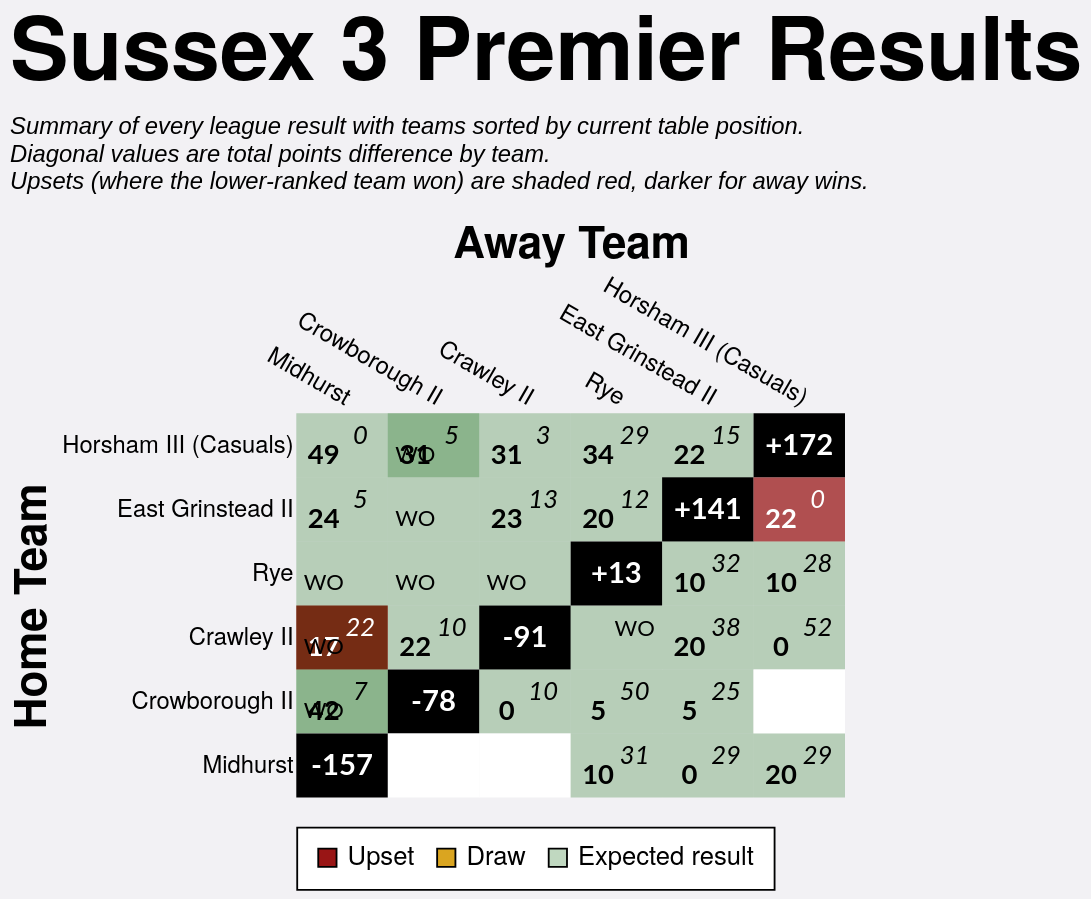

Vega-Lite specification for this chart:
### Vega-Lite specification from a JSON file in a GitHub repository (floating-point values rounded to 4 significant figures)
{"config": {"axis": {"labelFont": "PT Sans Narrow, Helvetica Neue, Helvetica, Arial, sans-serif", "titleFont": "PT Sans Narrow, Helvetica Neue, Helvetica, Arial, sans-serif", "labelFontSize": 13, "titleFontSize": 24, "gridColor": "#202947", "gridOpacity": 0.2, "zindex": 1}, "text": {"font": "Lato, sans-serif"}, "bar": {"cornerRadiusEnd": 5}, "header": {"labelFont": "PT Sans Narrow, Helvetica Neue, Helvetica, Arial, sans-serif", "titleFont": "PT Sans Narrow, Helvetica Neue, Helvetica, Arial, sans-serif", "labelFontSize": 24, "titleFontSize": 28, "labelFontWeight": "bold", "orient": "left"}, "legend": {"labelFont": "PT Sans Narrow, Helvetica Neue, Helvetica, Arial, sans-serif", "titleFont": "PT Sans Narrow, Helvetica Neue, Helvetica, Arial, sans-serif", "labelFontSize": 14, "titleFontSize": 16, "titlePadding": 5, "fillColor": "white", "strokeColor": "black", "padding": 10, "titleFontWeight": "lighter", "titleFontStyle": "italic", "titleColor": "gray", "offset": 10}, "title": {"font": "PT Sans Narrow, Helvetica Neue, Helvetica, Arial, sans-serif", "fontSize": 48, "fontWeight": "bold", "anchor": "start", "align": "center", "titlePadding": 20, "subtitlePadding": 10, "subtitleFontSize": 13, "subtitleColor": "", "subtitleFontStyle": "italic", "offset": 15, "color": "black"}, "axisX": {"labelAngle": 0}, "facet": {"title": null, "header": null, "align": {"row": "each", "column": "each"}}, "resolve": {"scale": {"y": "independent", "facet": "independent"}}, "background": "#f2f1f4", "scale": {"offsetBandPaddingOuter": 0.2, "offsetBandPaddingInner": 0.1}, "view": {"stroke": null, "background": "transparent"}}, "layer": [{"data": {"name": "data-7aaa627593f55bd35672cc9f66190a87"}, "mark": {"type": "rect"}, "encoding": {"color": {"field": "unexpected_result", "legend": {"labelExpr": "datum.value === 'Upset (Away Win)' ? 'Upset' : datum.value", "labelLimit": 220, "offset": 16, "orient": "bottom", "symbolStrokeColor": "black", "symbolStrokeWidth": 1, "values": ["Upset (Away Win)", "Draw", "Expected result"]}, "scale": {"domain": ["Expected result", "Upset (Home Win)", "Upset (Away Win)", "Draw", "To be played", "N/A"], "range": ["#146f1444", "#991515bb", "#991515", "goldenrod", "white", "black"]}, "title": null, "type": "nominal"}, "opacity": {"condition": {"test": "datum.home_team == param_16['home_team'] || datum.away_team == param_16['home_team'] || !isValid(param_16['home_team'])", "value": 1.0}, "value": 0.1}, "tooltip": [{"field": "home_team", "title": "Home", "type": "nominal"}, {"field": "away_team", "title": "Away", "type": "nominal"}, {"field": "home_score_text", "title": "Home Score", "type": "nominal"}, {"field": "away_score_text", "title": "Away Score", "type": "nominal"}, {"field": "result", "title": "Result", "type": "nominal"}, {"field": "unexpected_result", "title": "Unexpectedness", "type": "nominal"}, {"field": "date", "format": "%d %b %Y", "title": "Date", "type": "temporal"}], "x": {"axis": {"domain": false, "grid": false, "labelAngle": 30, "orient": "top", "ticks": false}, "field": "away_team", "sort": ["Midhurst", "Crowborough II", "Crawley II", "Rye", "East Grinstead II", "Horsham III (Casuals)"], "title": "Away Team", "type": "nominal"}, "y": {"axis": {"domain": false, "grid": false, "ticks": false}, "field": "home_team", "sort": ["Horsham III (Casuals)", "East Grinstead II", "Rye", "Crawley II", "Crowborough II", "Midhurst"], "title": "Home Team", "type": "nominal"}}, "name": "view_15"}, {"data": {"name": "data-7aaa627593f55bd35672cc9f66190a87"}, "mark": {"type": "text", "fontStyle": "italic", "size": 14, "xOffset": 10, "yOffset": -5}, "encoding": {"color": {"condition": {"test": "(datum.home_team == param_16['home_team'] || datum.away_team == param_16['home_team'] || !isValid(param_16['home_team'])) && datum.unexpected_result == 'Expected result'", "value": "black"}, "value": "white"}, "text": {"field": "away_score_text", "type": "nominal"}, "x": {"field": "away_team", "sort": ["Midhurst", "Crowborough II", "Crawley II", "Rye", "East Grinstead II", "Horsham III (Casuals)"], "type": "nominal"}, "y": {"field": "home_team", "sort": ["Horsham III (Casuals)", "East Grinstead II", "Rye", "Crawley II", "Crowborough II", "Midhurst"], "type": "nominal"}}, "transform": [{"filter": "datum.away_score_text != '' && datum.away_score_text != 'WO'"}]}, {"data": {"name": "data-7aaa627593f55bd35672cc9f66190a87"}, "mark": {"type": "text", "size": 12, "xOffset": 10, "yOffset": -5}, "encoding": {"color": {"condition": {"test": "(datum.home_team == param_16['home_team'] || datum.away_team == param_16['home_team'] || !isValid(param_16['home_team'])) && datum.unexpected_result == 'Expected result'", "value": "black"}, "value": "white"}, "text": {"field": "away_score_text", "type": "nominal"}, "x": {"field": "away_team", "sort": ["Midhurst", "Crowborough II", "Crawley II", "Rye", "East Grinstead II", "Horsham III (Casuals)"], "type": "nominal"}, "y": {"field": "home_team", "sort": ["Horsham III (Casuals)", "East Grinstead II", "Rye", "Crawley II", "Crowborough II", "Midhurst"], "type": "nominal"}}, "transform": [{"filter": "datum.away_score_text == 'WO'"}]}, {"data": {"name": "data-7aaa627593f55bd35672cc9f66190a87"}, "mark": {"type": "text", "fontWeight": "bold", "size": 15, "xOffset": -10, "yOffset": 5}, "encoding": {"color": {"condition": {"test": "(datum.home_team == param_16['home_team'] || datum.away_team == param_16['home_team'] || !isValid(param_16['home_team'])) && datum.unexpected_result == 'Expected result'", "value": "black"}, "value": "white"}, "text": {"field": "home_score_text", "type": "nominal"}, "x": {"field": "away_team", "sort": ["Midhurst", "Crowborough II", "Crawley II", "Rye", "East Grinstead II", "Horsham III (Casuals)"], "type": "nominal"}, "y": {"field": "home_team", "sort": ["Horsham III (Casuals)", "East Grinstead II", "Rye", "Crawley II", "Crowborough II", "Midhurst"], "type": "nominal"}}, "transform": [{"filter": "datum.home_score_text != '' && datum.home_score_text != 'WO'"}]}, {"data": {"name": "data-7aaa627593f55bd35672cc9f66190a87"}, "mark": {"type": "text", "size": 12, "xOffset": -10, "yOffset": 5}, "encoding": {"color": {"condition": {"test": "(datum.home_team == param_16['home_team'] || datum.away_team == param_16['home_team'] || !isValid(param_16['home_team'])) && datum.unexpected_result == 'Expected result'", "value": "black"}, "value": "white"}, "text": {"field": "home_score_text", "type": "nominal"}, "x": {"field": "away_team", "sort": ["Midhurst", "Crowborough II", "Crawley II", "Rye", "East Grinstead II", "Horsham III (Casuals)"], "type": "nominal"}, "y": {"field": "home_team", "sort": ["Horsham III (Casuals)", "East Grinstead II", "Rye", "Crawley II", "Crowborough II", "Midhurst"], "type": "nominal"}}, "transform": [{"filter": "datum.home_score_text == 'WO'"}]}, {"data": {"name": "data-99997583bae8392bf271f2a6b991e258"}, "mark": {"type": "text", "color": "white", "fontWeight": "bold", "size": 16}, "encoding": {"text": {"field": "display_text", "type": "nominal"}, "tooltip": [{"field": "home_team", "title": "Team", "type": "nominal"}, {"field": "display_text", "title": "Points Difference", "type": "nominal"}], "x": {"field": "away_team", "sort": ["Midhurst", "Crowborough II", "Crawley II", "Rye", "East Grinstead II", "Horsham III (Casuals)"], "type": "nominal"}, "y": {"field": "home_team", "sort": ["Horsham III (Casuals)", "East Grinstead II", "Rye", "Crawley II", "Crowborough II", "Midhurst"], "type": "nominal"}}}], "height": {"step": 35}, "params": [{"name": "param_16", "select": {"type": "point", "clear": "dblclick", "fields": ["home_team"], "on": "click"}, "value": null, "views": ["view_15"]}], "title": {"text": "Sussex 3 Premier Results", "subtitle": ["Summary of every league result with teams sorted by current table position.", "Diagonal values are total points difference by team.", "Upsets (where the lower-ranked team won) are shaded red, darker for away wins."]}, "width": {"step": 50}, "$schema": "https://vega.github.io/schema/vega-lite/v5.20.1.json", "datasets": {"data-7aaa627593f55bd35672cc9f66190a87": [{"home_team": "Crawley II", "away_team": "Crawley II", "match_id": null, "date": "", "home_score": null, "away_score": null, "home_walkover": null, "away_walkover": null, "result": "N/A", "home_score_text": "", "away_score_text": "", "wo_result": "", "score_text": "", "display_text": "-91", "is_diagonal": true, "result_simple": "N/A", "unexpected_result": "N/A", "unexpected_opacity": 1.0}, {"home_team": "Crawley II", "away_team": "Crowborough II", "match_id": "952685", "date": "2022-01-22T00:00:00", "home_score": 22, "away_score": 10, "home_walkover": false, "away_walkover": false, "result": "Home Win", "home_score_text": "22", "away_score_text": "10", "wo_result": "", "score_text": "22-10", "display_text": "22-10", "is_diagonal": false, "result_simple": "Home Win", "unexpected_result": "Expected result", "unexpected_opacity": 0.25}, {"home_team": "Crawley II", "away_team": "East Grinstead II", "match_id": "952701", "date": "2022-03-26T00:00:00", "home_score": 20, "away_score": 38, "home_walkover": false, "away_walkover": false, "result": "Away Win", "home_score_text": "20", "away_score_text": "38", "wo_result": "", "score_text": "20-38", "display_text": "20-38", "is_diagonal": false, "result_simple": "Away Win", "unexpected_result": "Expected result", "unexpected_opacity": 0.25}, {"home_team": "Crawley II", "away_team": "Horsham III (Casuals)", "match_id": "952691", "date": "2022-02-12T00:00:00", "home_score": 0, "away_score": 52, "home_walkover": false, "away_walkover": false, "result": "Away Win", "home_score_text": "0", "away_score_text": "52", "wo_result": "", "score_text": "0-52", "display_text": "0-52", "is_diagonal": false, "result_simple": "Away Win", "unexpected_result": "Expected result", "unexpected_opacity": 0.25}, {"home_team": "Crawley II", "away_team": "Midhurst", "match_id": "957345", "date": "2022-02-19T00:00:00", "home_score": 17, "away_score": 22, "home_walkover": false, "away_walkover": false, "result": "Away Win (LBP)", "home_score_text": "17", "away_score_text": "22", "wo_result": "", "score_text": "17-22", "display_text": "17-22", "is_diagonal": false, "result_simple": "Away Win", "unexpected_result": "Upset (Away Win)", "unexpected_opacity": 1.0}, {"home_team": "Crawley II", "away_team": "Midhurst", "match_id": "952681", "date": "2022-01-15T00:00:00", "home_score": null, "away_score": null, "home_walkover": true, "away_walkover": false, "result": "Home Win", "home_score_text": "WO", "away_score_text": "", "wo_result": "HWO", "score_text": "WO", "display_text": "WO", "is_diagonal": false, "result_simple": "Home Win", "unexpected_result": "Expected result", "unexpected_opacity": 0.25}, {"home_team": "Crawley II", "away_team": "Rye", "match_id": "952676", "date": "2021-12-11T00:00:00", "home_score": null, "away_score": null, "home_walkover": false, "away_walkover": true, "result": "Away Win", "home_score_text": "", "away_score_text": "WO", "wo_result": "AWO", "score_text": "WO", "display_text": "WO", "is_diagonal": false, "result_simple": "Away Win", "unexpected_result": "Expected result", "unexpected_opacity": 0.25}, {"home_team": "Crowborough II", "away_team": "Crawley II", "match_id": "952697", "date": "2022-03-05T00:00:00", "home_score": 0, "away_score": 10, "home_walkover": false, "away_walkover": false, "result": "Away Win", "home_score_text": "0", "away_score_text": "10", "wo_result": "", "score_text": "0-10", "display_text": "0-10", "is_diagonal": false, "result_simple": "Away Win", "unexpected_result": "Expected result", "unexpected_opacity": 0.25}, {"home_team": "Crowborough II", "away_team": "Crowborough II", "match_id": null, "date": "", "home_score": null, "away_score": null, "home_walkover": null, "away_walkover": null, "result": "N/A", "home_score_text": "", "away_score_text": "", "wo_result": "", "score_text": "", "display_text": "-78", "is_diagonal": true, "result_simple": "N/A", "unexpected_result": "N/A", "unexpected_opacity": 1.0}, {"home_team": "Crowborough II", "away_team": "East Grinstead II", "match_id": "952677", "date": "2021-12-11T00:00:00", "home_score": 5, "away_score": 25, "home_walkover": false, "away_walkover": false, "result": "Away Win", "home_score_text": "5", "away_score_text": "25", "wo_result": "", "score_text": "5-25", "display_text": "5-25", "is_diagonal": false, "result_simple": "Away Win", "unexpected_result": "Expected result", "unexpected_opacity": 0.25}, {"home_team": "Crowborough II", "away_team": "Horsham III (Casuals)", "match_id": null, "date": "", "home_score": null, "away_score": null, "home_walkover": null, "away_walkover": null, "result": "To be played", "home_score_text": "", "away_score_text": "", "wo_result": "", "score_text": "", "display_text": "", "is_diagonal": false, "result_simple": "To be played", "unexpected_result": "To be played", "unexpected_opacity": 1.0}, {"home_team": "Crowborough II", "away_team": "Midhurst", "match_id": "957845", "date": "2022-03-26T00:00:00", "home_score": 42, "away_score": 7, "home_walkover": false, "away_walkover": false, "result": "Home Win", "home_score_text": "42", "away_score_text": "7", "wo_result": "", "score_text": "42-7", "display_text": "42-7", "is_diagonal": false, "result_simple": "Home Win", "unexpected_result": "Expected result", "unexpected_opacity": 0.25}, {"home_team": "Crowborough II", "away_team": "Midhurst", "match_id": "952687", "date": "2022-01-29T00:00:00", "home_score": null, "away_score": null, "home_walkover": true, "away_walkover": false, "result": "Home Win", "home_score_text": "WO", "away_score_text": "", "wo_result": "HWO", "score_text": "WO", "display_text": "WO", "is_diagonal": false, "result_simple": "Home Win", "unexpected_result": "Expected result", "unexpected_opacity": 0.25}, {"home_team": "Crowborough II", "away_team": "Rye", "match_id": "952690", "date": "2022-02-12T00:00:00", "home_score": 5, "away_score": 50, "home_walkover": false, "away_walkover": false, "result": "Away Win", "home_score_text": "5", "away_score_text": "50", "wo_result": "", "score_text": "5-50", "display_text": "5-50", "is_diagonal": false, "result_simple": "Away Win", "unexpected_result": "Expected result", "unexpected_opacity": 0.25}, {"home_team": "East Grinstead II", "away_team": "Crawley II", "match_id": "952688", "date": "2022-01-29T00:00:00", "home_score": 23, "away_score": 13, "home_walkover": false, "away_walkover": false, "result": "Home Win", "home_score_text": "23", "away_score_text": "13", "wo_result": "", "score_text": "23-13", "display_text": "23-13", "is_diagonal": false, "result_simple": "Home Win", "unexpected_result": "Expected result", "unexpected_opacity": 0.25}, {"home_team": "East Grinstead II", "away_team": "Crowborough II", "match_id": "952704", "date": "2022-04-02T00:00:00", "home_score": null, "away_score": null, "home_walkover": true, "away_walkover": false, "result": "Home Win", "home_score_text": "WO", "away_score_text": "", "wo_result": "HWO", "score_text": "WO", "display_text": "WO", "is_diagonal": false, "result_simple": "Home Win", "unexpected_result": "Expected result", "unexpected_opacity": 0.25}, {"home_team": "East Grinstead II", "away_team": "East Grinstead II", "match_id": null, "date": "", "home_score": null, "away_score": null, "home_walkover": null, "away_walkover": null, "result": "N/A", "home_score_text": "", "away_score_text": "", "wo_result": "", "score_text": "", "display_text": "+141", "is_diagonal": true, "result_simple": "N/A", "unexpected_result": "N/A", "unexpected_opacity": 1.0}, {"home_team": "East Grinstead II", "away_team": "Horsham III (Casuals)", "match_id": "952698", "date": "2022-03-05T00:00:00", "home_score": 22, "away_score": 0, "home_walkover": false, "away_walkover": false, "result": "Home Win", "home_score_text": "22", "away_score_text": "0", "wo_result": "", "score_text": "22-0", "display_text": "22-0", "is_diagonal": false, "result_simple": "Home Win", "unexpected_result": "Upset (Home Win)", "unexpected_opacity": 0.75}, {"home_team": "East Grinstead II", "away_team": "Midhurst", "match_id": "952692", "date": "2022-02-12T00:00:00", "home_score": 24, "away_score": 5, "home_walkover": false, "away_walkover": false, "result": "Home Win", "home_score_text": "24", "away_score_text": "5", "wo_result": "", "score_text": "24-5", "display_text": "24-5", "is_diagonal": false, "result_simple": "Home Win", "unexpected_result": "Expected result", "unexpected_opacity": 0.25}, {"home_team": "East Grinstead II", "away_team": "Rye", "match_id": "952683", "date": "2022-01-15T00:00:00", "home_score": 20, "away_score": 12, "home_walkover": false, "away_walkover": false, "result": "Home Win", "home_score_text": "20", "away_score_text": "12", "wo_result": "", "score_text": "20-12", "display_text": "20-12", "is_diagonal": false, "result_simple": "Home Win", "unexpected_result": "Expected result", "unexpected_opacity": 0.25}, {"home_team": "Horsham III (Casuals)", "away_team": "Crawley II", "match_id": "952678", "date": "2021-12-18T00:00:00", "home_score": 31, "away_score": 3, "home_walkover": false, "away_walkover": false, "result": "Home Win", "home_score_text": "31", "away_score_text": "3", "wo_result": "", "score_text": "31-3", "display_text": "31-3", "is_diagonal": false, "result_simple": "Home Win", "unexpected_result": "Expected result", "unexpected_opacity": 0.25}, {"home_team": "Horsham III (Casuals)", "away_team": "Crowborough II", "match_id": "957346", "date": "2022-02-19T00:00:00", "home_score": 31, "away_score": 5, "home_walkover": false, "away_walkover": false, "result": "Home Win", "home_score_text": "31", "away_score_text": "5", "wo_result": "", "score_text": "31-5", "display_text": "31-5", "is_diagonal": false, "result_simple": "Home Win", "unexpected_result": "Expected result", "unexpected_opacity": 0.25}, {"home_team": "Horsham III (Casuals)", "away_team": "Crowborough II", "match_id": "953050", "date": "2022-01-15T00:00:00", "home_score": null, "away_score": null, "home_walkover": true, "away_walkover": false, "result": "Home Win", "home_score_text": "WO", "away_score_text": "", "wo_result": "HWO", "score_text": "WO", "display_text": "WO", "is_diagonal": false, "result_simple": "Home Win", "unexpected_result": "Expected result", "unexpected_opacity": 0.25}, {"home_team": "Horsham III (Casuals)", "away_team": "East Grinstead II", "match_id": "952684", "date": "2022-01-22T00:00:00", "home_score": 22, "away_score": 15, "home_walkover": false, "away_walkover": false, "result": "Home Win (LBP)", "home_score_text": "22", "away_score_text": "15", "wo_result": "", "score_text": "22-15", "display_text": "22-15", "is_diagonal": false, "result_simple": "Home Win", "unexpected_result": "Expected result", "unexpected_opacity": 0.25}, {"home_team": "Horsham III (Casuals)", "away_team": "Horsham III (Casuals)", "match_id": null, "date": "", "home_score": null, "away_score": null, "home_walkover": null, "away_walkover": null, "result": "N/A", "home_score_text": "", "away_score_text": "", "wo_result": "", "score_text": "", "display_text": "+172", "is_diagonal": true, "result_simple": "N/A", "unexpected_result": "N/A", "unexpected_opacity": 1.0}, {"home_team": "Horsham III (Casuals)", "away_team": "Midhurst", "match_id": "952675", "date": "2021-12-11T00:00:00", "home_score": 49, "away_score": 0, "home_walkover": false, "away_walkover": false, "result": "Home Win", "home_score_text": "49", "away_score_text": "0", "wo_result": "", "score_text": "49-0", "display_text": "49-0", "is_diagonal": false, "result_simple": "Home Win", "unexpected_result": "Expected result", "unexpected_opacity": 0.25}, {"home_team": "Horsham III (Casuals)", "away_team": "Rye", "match_id": "952700", "date": "2022-03-19T00:00:00", "home_score": 34, "away_score": 29, "home_walkover": false, "away_walkover": false, "result": "Home Win (LBP)", "home_score_text": "34", "away_score_text": "29", "wo_result": "", "score_text": "34-29", "display_text": "34-29", "is_diagonal": false, "result_simple": "Home Win", "unexpected_result": "Expected result", "unexpected_opacity": 0.25}, {"home_team": "Midhurst", "away_team": "Crawley II", "match_id": null, "date": "", "home_score": null, "away_score": null, "home_walkover": null, "away_walkover": null, "result": "To be played", "home_score_text": "", "away_score_text": "", "wo_result": "", "score_text": "", "display_text": "", "is_diagonal": false, "result_simple": "To be played", "unexpected_result": "To be played", "unexpected_opacity": 1.0}, {"home_team": "Midhurst", "away_team": "Crowborough II", "match_id": null, "date": "", "home_score": null, "away_score": null, "home_walkover": null, "away_walkover": null, "result": "To be played", "home_score_text": "", "away_score_text": "", "wo_result": "", "score_text": "", "display_text": "", "is_diagonal": false, "result_simple": "To be played", "unexpected_result": "To be played", "unexpected_opacity": 1.0}, {"home_team": "Midhurst", "away_team": "East Grinstead II", "match_id": "955168", "date": "2022-01-08T00:00:00", "home_score": 0, "away_score": 29, "home_walkover": false, "away_walkover": false, "result": "Away Win", "home_score_text": "0", "away_score_text": "29", "wo_result": "", "score_text": "0-29", "display_text": "0-29", "is_diagonal": false, "result_simple": "Away Win", "unexpected_result": "Expected result", "unexpected_opacity": 0.25}, {"home_team": "Midhurst", "away_team": "Horsham III (Casuals)", "match_id": "952702", "date": "2022-04-02T00:00:00", "home_score": 20, "away_score": 29, "home_walkover": false, "away_walkover": false, "result": "Away Win", "home_score_text": "20", "away_score_text": "29", "wo_result": "", "score_text": "20-29", "display_text": "20-29", "is_diagonal": false, "result_simple": "Away Win", "unexpected_result": "Expected result", "unexpected_opacity": 0.25}, {"home_team": "Midhurst", "away_team": "Midhurst", "match_id": null, "date": "", "home_score": null, "away_score": null, "home_walkover": null, "away_walkover": null, "result": "N/A", "home_score_text": "", "away_score_text": "", "wo_result": "", "score_text": "", "display_text": "-157", "is_diagonal": true, "result_simple": "N/A", "unexpected_result": "N/A", "unexpected_opacity": 1.0}, {"home_team": "Midhurst", "away_team": "Rye", "match_id": "952686", "date": "2022-01-22T00:00:00", "home_score": 10, "away_score": 31, "home_walkover": false, "away_walkover": false, "result": "Away Win", "home_score_text": "10", "away_score_text": "31", "wo_result": "", "score_text": "10-31", "display_text": "10-31", "is_diagonal": false, "result_simple": "Away Win", "unexpected_result": "Expected result", "unexpected_opacity": 0.25}, {"home_team": "Rye", "away_team": "Crawley II", "match_id": "952703", "date": "2022-04-02T00:00:00", "home_score": null, "away_score": null, "home_walkover": true, "away_walkover": false, "result": "Home Win", "home_score_text": "WO", "away_score_text": "", "wo_result": "HWO", "score_text": "WO", "display_text": "WO", "is_diagonal": false, "result_simple": "Home Win", "unexpected_result": "Expected result", "unexpected_opacity": 0.25}, {"home_team": "Rye", "away_team": "Crowborough II", "match_id": "955082", "date": "2022-02-05T00:00:00", "home_score": null, "away_score": null, "home_walkover": true, "away_walkover": false, "result": "Home Win", "home_score_text": "WO", "away_score_text": "", "wo_result": "HWO", "score_text": "WO", "display_text": "WO", "is_diagonal": false, "result_simple": "Home Win", "unexpected_result": "Expected result", "unexpected_opacity": 0.25}, {"home_team": "Rye", "away_team": "East Grinstead II", "match_id": "959356", "date": "2022-03-12T00:00:00", "home_score": 10, "away_score": 32, "home_walkover": false, "away_walkover": false, "result": "Away Win", "home_score_text": "10", "away_score_text": "32", "wo_result": "", "score_text": "10-32", "display_text": "10-32", "is_diagonal": false, "result_simple": "Away Win", "unexpected_result": "Expected result", "unexpected_opacity": 0.25}, {"home_team": "Rye", "away_team": "Horsham III (Casuals)", "match_id": "952689", "date": "2022-01-29T00:00:00", "home_score": 10, "away_score": 28, "home_walkover": false, "away_walkover": false, "result": "Away Win", "home_score_text": "10", "away_score_text": "28", "wo_result": "", "score_text": "10-28", "display_text": "10-28", "is_diagonal": false, "result_simple": "Away Win", "unexpected_result": "Expected result", "unexpected_opacity": 0.25}, {"home_team": "Rye", "away_team": "Midhurst", "match_id": "952696", "date": "2022-03-05T00:00:00", "home_score": null, "away_score": null, "home_walkover": true, "away_walkover": false, "result": "Home Win", "home_score_text": "WO", "away_score_text": "", "wo_result": "HWO", "score_text": "WO", "display_text": "WO", "is_diagonal": false, "result_simple": "Home Win", "unexpected_result": "Expected result", "unexpected_opacity": 0.25}, {"home_team": "Rye", "away_team": "Rye", "match_id": null, "date": "", "home_score": null, "away_score": null, "home_walkover": null, "away_walkover": null, "result": "N/A", "home_score_text": "", "away_score_text": "", "wo_result": "", "score_text": "", "display_text": "+13", "is_diagonal": true, "result_simple": "N/A", "unexpected_result": "N/A", "unexpected_opacity": 1.0}], "data-99997583bae8392bf271f2a6b991e258": [{"home_team": "Crawley II", "away_team": "Crawley II", "match_id": null, "date": "", "home_score": null, "away_score": null, "home_walkover": null, "away_walkover": null, "result": "N/A", "home_score_text": "", "away_score_text": "", "wo_result": "", "score_text": "", "display_text": "-91", "is_diagonal": true, "result_simple": "N/A", "unexpected_result": "N/A", "unexpected_opacity": 1.0}, {"home_team": "Crowborough II", "away_team": "Crowborough II", "match_id": null, "date": "", "home_score": null, "away_score": null, "home_walkover": null, "away_walkover": null, "result": "N/A", "home_score_text": "", "away_score_text": "", "wo_result": "", "score_text": "", "display_text": "-78", "is_diagonal": true, "result_simple": "N/A", "unexpected_result": "N/A", "unexpected_opacity": 1.0}, {"home_team": "East Grinstead II", "away_team": "East Grinstead II", "match_id": null, "date": "", "home_score": null, "away_score": null, "home_walkover": null, "away_walkover": null, "result": "N/A", "home_score_text": "", "away_score_text": "", "wo_result": "", "score_text": "", "display_text": "+141", "is_diagonal": true, "result_simple": "N/A", "unexpected_result": "N/A", "unexpected_opacity": 1.0}, {"home_team": "Horsham III (Casuals)", "away_team": "Horsham III (Casuals)", "match_id": null, "date": "", "home_score": null, "away_score": null, "home_walkover": null, "away_walkover": null, "result": "N/A", "home_score_text": "", "away_score_text": "", "wo_result": "", "score_text": "", "display_text": "+172", "is_diagonal": true, "result_simple": "N/A", "unexpected_result": "N/A", "unexpected_opacity": 1.0}, {"home_team": "Midhurst", "away_team": "Midhurst", "match_id": null, "date": "", "home_score": null, "away_score": null, "home_walkover": null, "away_walkover": null, "result": "N/A", "home_score_text": "", "away_score_text": "", "wo_result": "", "score_text": "", "display_text": "-157", "is_diagonal": true, "result_simple": "N/A", "unexpected_result": "N/A", "unexpected_opacity": 1.0}, {"home_team": "Rye", "away_team": "Rye", "match_id": null, "date": "", "home_score": null, "away_score": null, "home_walkover": null, "away_walkover": null, "result": "N/A", "home_score_text": "", "away_score_text": "", "wo_result": "", "score_text": "", "display_text": "+13", "is_diagonal": true, "result_simple": "N/A", "unexpected_result": "N/A", "unexpected_opacity": 1.0}]}}
